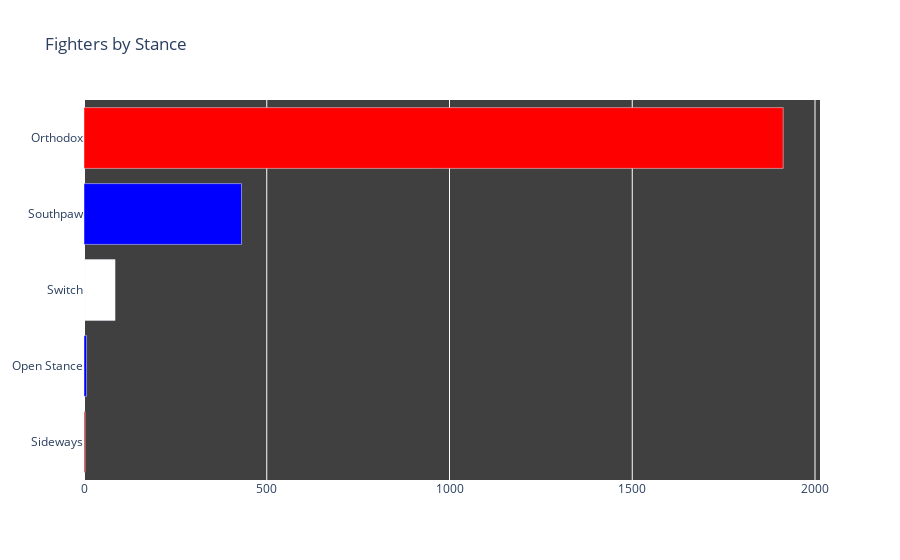

This figure's notebook cell:
### Code cell
colors = ['red',] *5
colors[1] = 'blue'
colors[2]='white'
colors[3]='blue'
fig3 = go.Figure(go.Bar(
            x=nc,
            y=nis, 
            marker_color=colors,
            orientation='h',))
fig3.update_layout(title_text='Fighters by Stance ',   plot_bgcolor='rgb(64, 64, 64)',)
fig3.show()

### Figure 1 — Plotly figure (JSON) as saved in the notebook; plotly's stock layout.template omitted (floating-point values rounded to 4 significant figures)
{"data": [{"marker": {"color": ["red", "blue", "white", "blue", "red"]}, "orientation": "h", "type": "bar", "x": [3, 7, 85, 431, 1913], "y": ["Sideways", "Open Stance", "Switch", "Southpaw", "Orthodox", null]}], "layout": {"plot_bgcolor": "rgb(64, 64, 64)", "title": {"text": "Fighters by Stance "}}}
